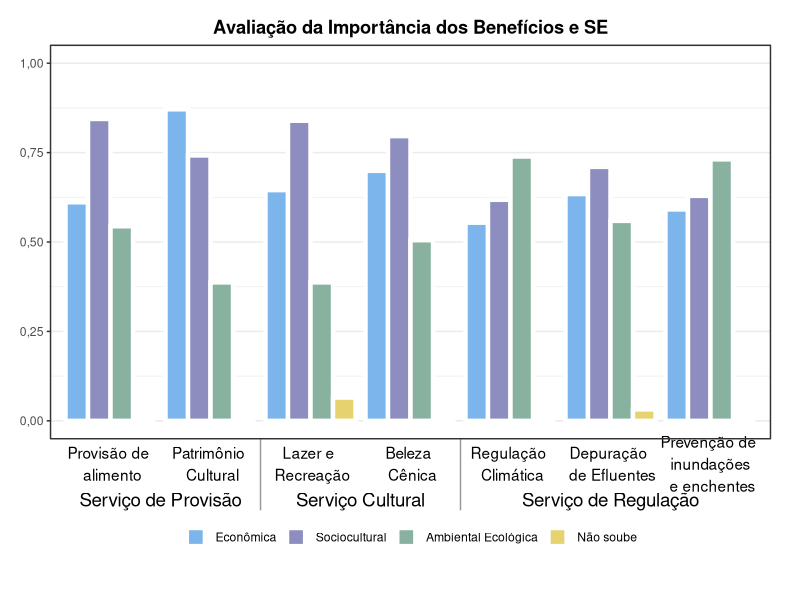

R code for this plot:
library(tidyverse)

dados <- 
  data.frame(
    grp = c(rep("Serviço de Provisão", 8), 
            rep("Serviço Cultural", 8),
            rep("Serviço de Regulação", 12)),
    subgrp = c(rep("Provisão de \n alimento", 4), 
               rep("Patrimônio \n Cultural", 4),
               rep("Lazer e \n Recreação", 4),
               rep("Beleza \n Cênica", 4),
               rep("Regulação \n Climática", 4),
               rep("Depuração \n de Efluentes", 4),
               rep("Prevenção de \n inundações \n e enchentes", 4)),
    itens = factor(rep(c("Econômica", "Sociocultural", 
                         "Ambiental Ecológica", "Não soube"), 7), 
                   levels = c("Econômica", "Sociocultural",                                        "Ambiental Ecológica", "Não soube")),
    valor = c(0.699, 0.796, 0.505, 0, 
              0.645, 0.839, 0.387, 0.065, 
              0.871, 0.742, 0.387, 0,
              0.611, 0.844, 0.544, 0,
              0.591, 0.629, 0.731, 0,
              0.554, 0.618, 0.739, 0,
              0.634, 0.710, 0.559, 0.032))


#g1 <- 
dados %>% 
  ggplot(aes(x= interaction(subgrp, grp), y= valor, fill= itens)) +
  geom_bar(stat = "identity", position = position_dodge(), 
           color="white", size=1.5) +
  labs(title = "Avaliação da Importância dos Benefícios e SE")+ 
       #subtitle = "se houver texto para subtítulo",
       #caption = "Fonte: XXXX") +
  theme_bw() +
  theme( 
    plot.title = element_text(face ="bold", hjust=0.5),
    legend.direction = "horizontal",
    legend.title = element_blank(),
    legend.position = c(0.5, -0.25),
    plot.margin = margin(0.5, 0.75, 4, 0.5, unit = "cm"),
    axis.title = element_blank(),
    axis.text.x = element_blank(),
    axis.ticks.x = element_blank(),
    panel.grid.major.x = element_blank(),
    panel.grid.minor.x = element_blank()
    )+
  scale_fill_manual(values=c("#7cb5ec", "#8d8dbf", "#88b19f",
                             "#e6d26e"))+ # cores das barras
  coord_cartesian(ylim = c(0, 1), clip = "off") + #expand = FALSE
  annotate("text", x = 1:length(unique(dados$subgrp)), y = -0.12,
           label = unique(dados$subgrp)) +
  annotate("text", c(1.5, 3.5, 6), y = -0.22, 
           label = unique(dados$grp), size = 4.75)+
  scale_y_continuous(labels = scales::comma_format(big.mark = ".",
                                                 decimal.mark = ",",
                                                 accuracy = 0.01))+
  annotate("segment", x = 2.5, xend = 2.5, y = -0.05, yend = -0.25,
           color = "grey60")+
  annotate("segment", x = 4.5, xend = 4.5, y = -0.05, yend = -0.25,
           color = "grey60")

# library(grid)
# # remove clipping of x axis labels
# g2 <- ggplot_gtable(ggplot_build(g1))
# g2$layout$clip[g2$layout$name == "panel"] <- "off"
# grid.draw(g2)
